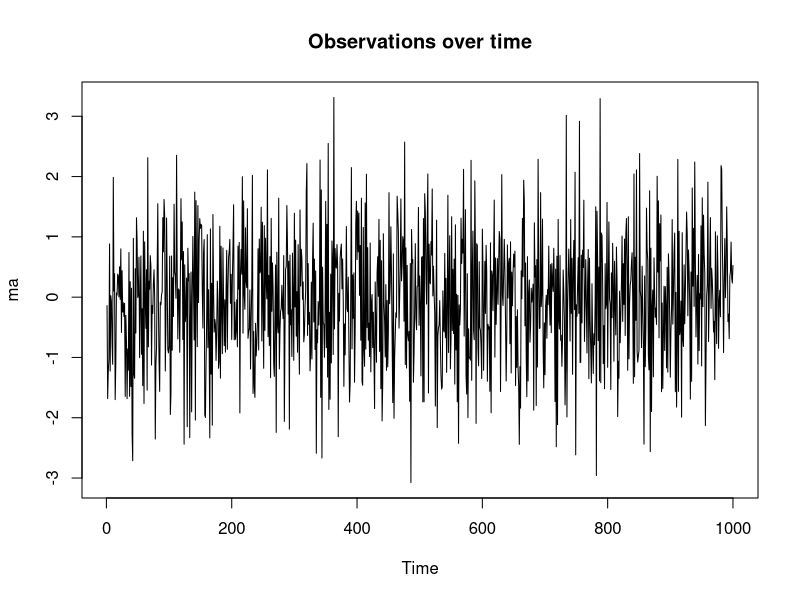
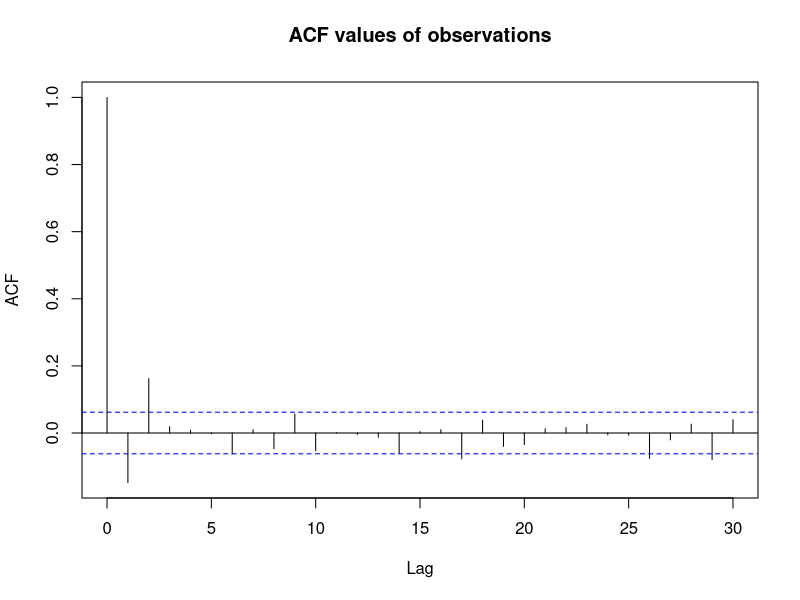
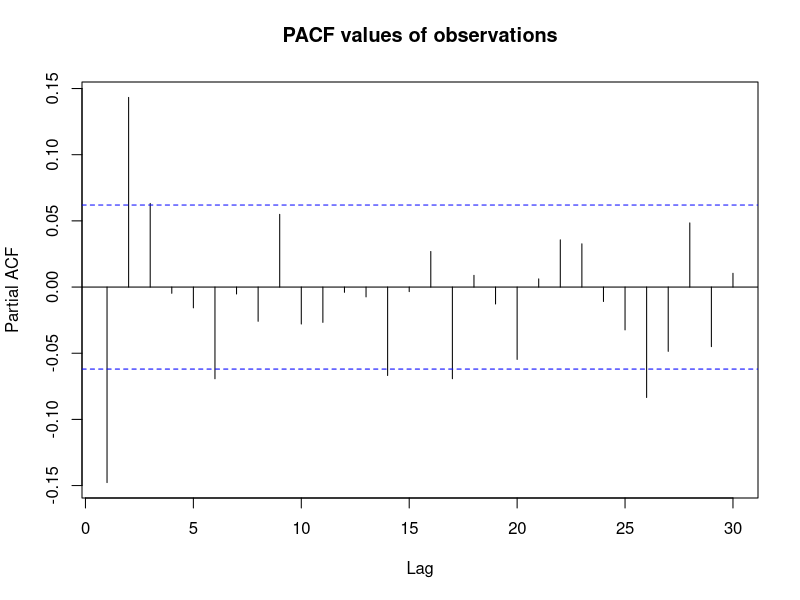
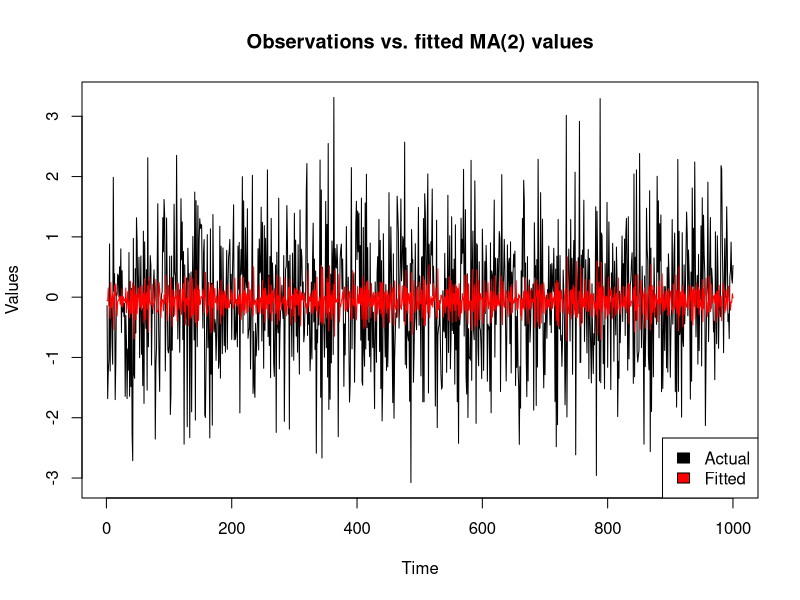
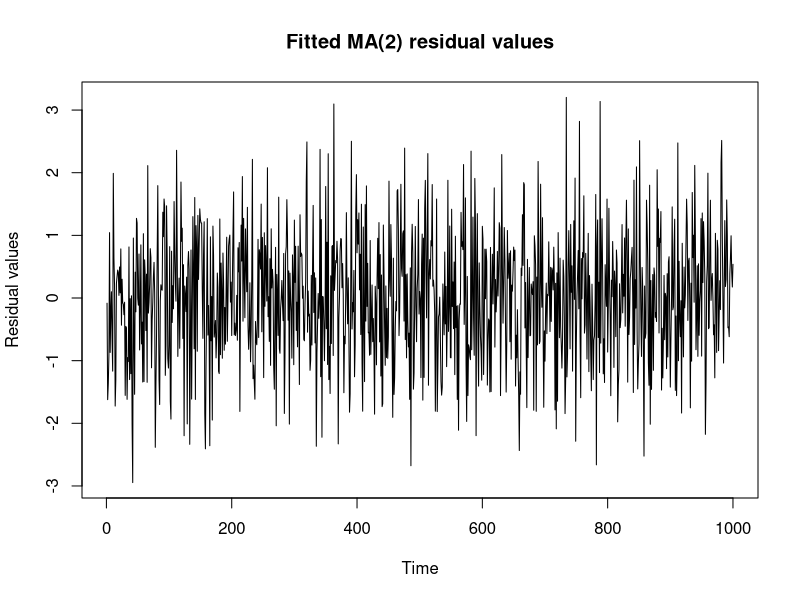
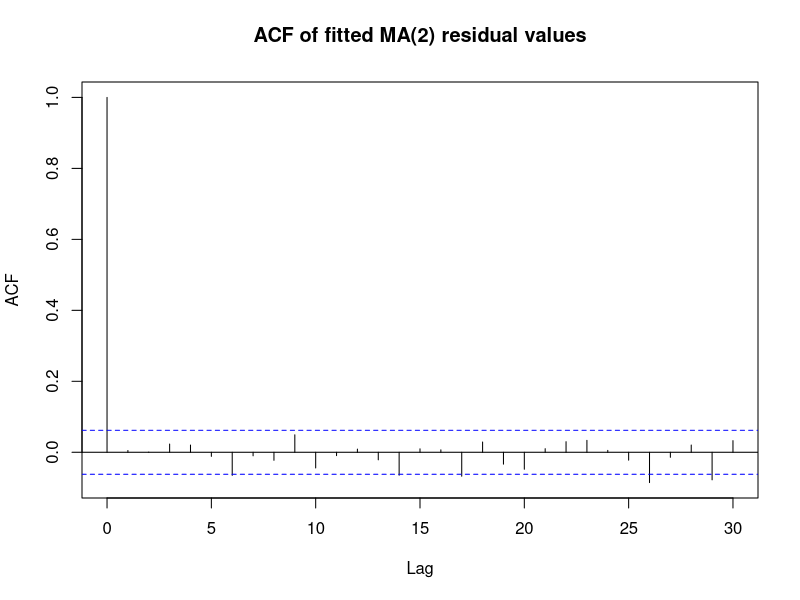
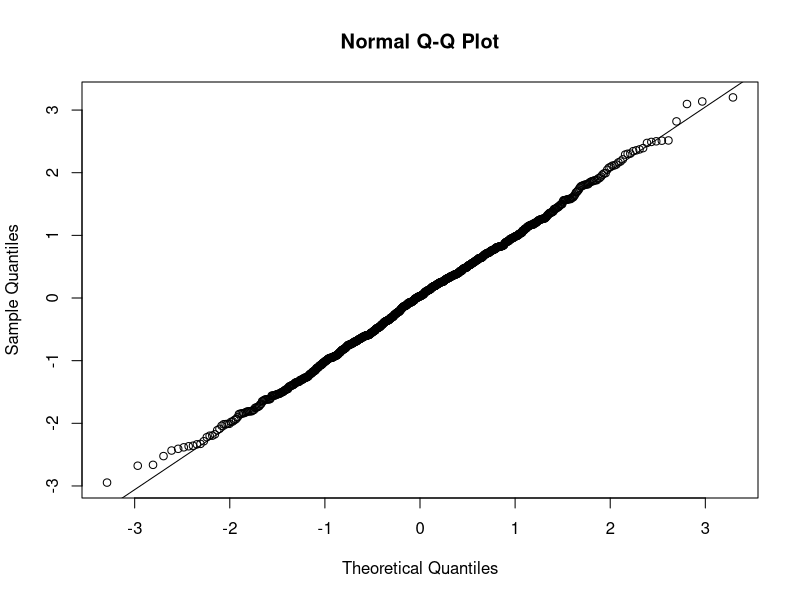
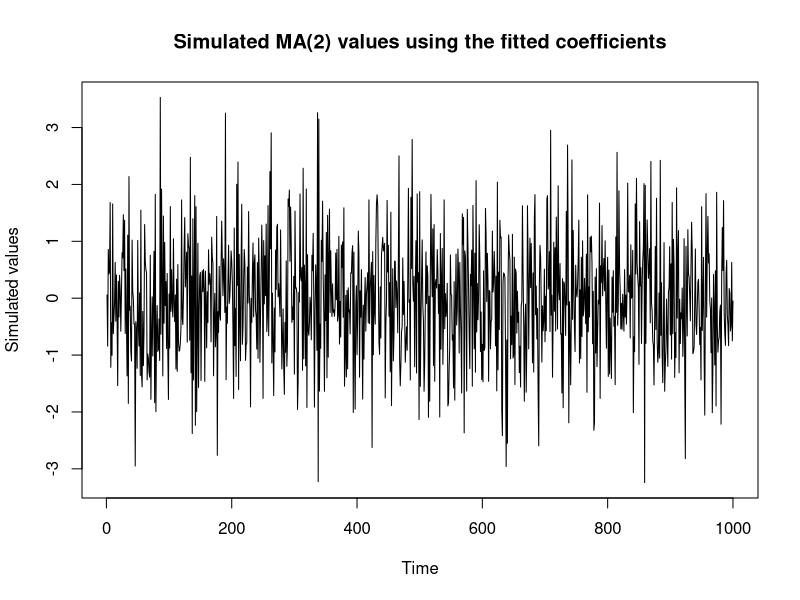

Write the R code that produced these figures, in order.
## ---- chunk 1
knitr::opts_chunk$set(echo = TRUE)
## ---- chunk 2
setwd("C:/Users/Owner/CMU/Spring/36-618/HW/HW3")
library(forecast)
library(tidyverse)
set.seed(36618)
## ---- chunk 3
ma <- ts(as.vector(t(read.table("ma_data.dat"))))
plot(ma, main = "Observations over time")
acf(ma, main = "ACF values of observations")
pacf(ma, main = "PACF values of observations")
## ---- chunk 4
q1b <- arima(ma, order=c(0,0,2), method = "CSS-ML")
q1b
## ---- chunk 5
print("ACFs for fitted values")
acf(ma, plot = F, lag.max = 20) 
cat("\n")
print("ACFs for theoretical values")
ARMAacf(ma=c(q1b$coef[1],q1b$coef[2]), lag.max = 20) %>% round(3)
## ---- chunk 6
print("PACFs for fitted values")
pacf(ma, plot = F, lag.max = 20) 
cat("\n")
print("PACFs for theoretical values")
ARMAacf(ma=c(q1b$coef[1],q1b$coef[2]), lag.max = 20, pacf = T) %>% round(3)
## ---- chunk 7
plot(ma, main = "Observations vs. fitted MA(2) values", ylab = "Values")
lines(ma-q1b$resid, col="red")
legend("bottomright",legend = c("Actual", "Fitted"), fill = c("black", "red"))
## ---- chunk 8
plot(q1b$resid, main = "Fitted MA(2) residual values", ylab = "Residual values")
acf(q1b$resid, main = "ACF of fitted MA(2) residual values")
qqnorm(q1b$resid)
qqline(q1b$resid)
## ---- chunk 9
set.seed(36618)
plot(arima.sim(n = length(ma),
               list(ma = c(q1b$coef[1], q1b$coef[2]),
                    sd = sqrt(q1b$sigma2) + q1b$coef[3])),
     main = "Simulated MA(2) values using the fitted coefficients",
     ylab = "Simulated values")
## ---- chunk 10
q1e <- arima(ma, order=c(2,0,0), method = "CSS-ML")
AIC(q1e)
AIC(q1b)
## ---- chunk 11
# AR roots
abs(polyroot(c(1,-1,0.5)))
# MA roots
abs(polyroot(c(1,-1)))
## ---- chunk 12
# AR roots
abs(polyroot(c(1,-1.5,0.5)))
# MA roots
abs(polyroot(c(1,-1)))
## ---- chunk 13
# AR roots
abs(polyroot(c(1,-.8,0.15)))
# MA roots
abs(polyroot(c(1,-.3)))
## ---- chunk 14
oni <- read.delim("oni.ascii_Dec_2021.txt", sep = "")
anom <- ts(oni$ANOM, start = 1950, frequency = 12)
plot(anom, main = "Anomalies over time", ylab = "Anomaly")
monthplot(anom, main = "Anomalies over time by month", ylab = "Anomaly")
acf(anom, main = "ACF of anomalies")
pacf(anom, main = "PACF of anomalies")
## ---- chunk 15
auto.arima(anom, max.p = 5, max.q = 5, max.order = 10, stationary = T, seasonal = F, trace = T, stepwise = F, approximation = F)
## ---- chunk 16
q3c <- arima(anom, order=c(3,0,5))
plot(anom, main = "Observations vs. fitted ARIMA(3,0,5) values", ylab = "Values")
lines(anom-q3c$resid, col="red")
legend("bottomright",legend = c("Actual", "Fitted"), fill = c("black", "red"))
## ---- chunk 17
plot(q3c$resid, main = "Fitted ARIMA(3,0,5) residual values", ylab = "Residual values")
acf(q3c$resid, main = "ACF of fitted ARIMA(3,0,5) residual values")
pacf(q3c$resid, main = "PACF of fitted ARIMA(3,0,5) residual values")
qqnorm(q3c$resid)
qqline(q3c$resid)
## ---- chunk 18
set.seed(36618)
plot(arima.sim(n = length(anom), list(ma = q3c$coef[4:8], ar = q3c$coef[1:3], sd = sqrt(q3c$sigma2) + q3c$coef[9])),
     main = "Simulated ARIMA(3,0,5) values using the fitted coefficients",
     ylab = "Simulated values")
